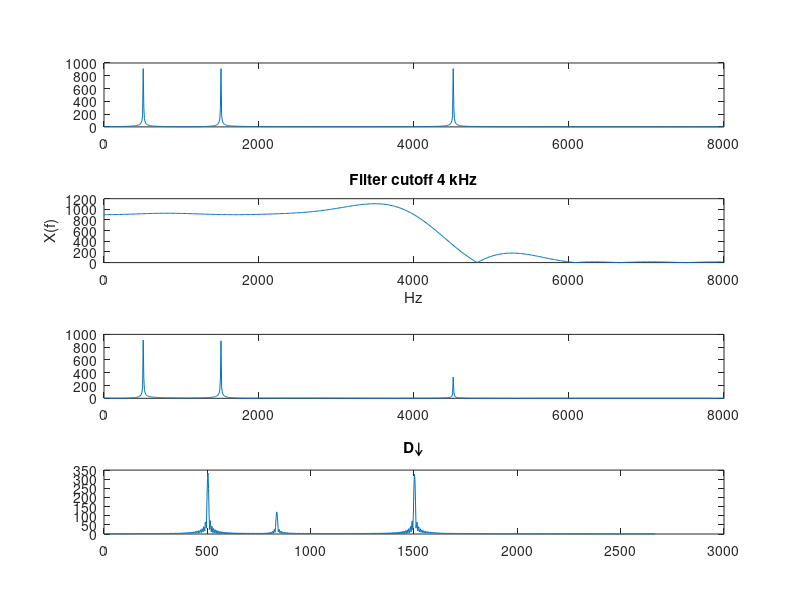
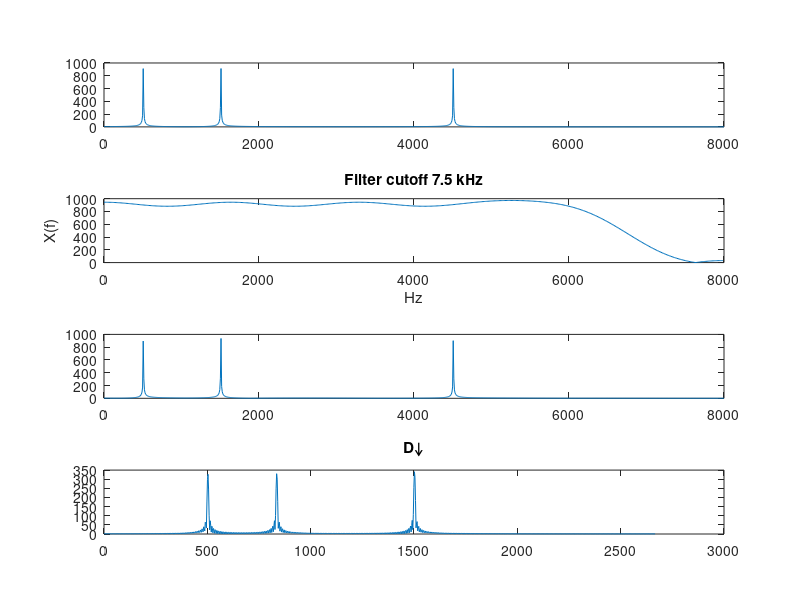

The MATLAB script that drew these images, in order:
clear all
close all
clc
clf

fs = 16000; %Sampling frequency

% Frequencies of x
f1 = 500;
f2 = 1500;
f3 = 4500;

% Create the signal.
n= 0:2023;
x = cos(2*pi*f1/fs.*n) + cos(2*pi*f2/fs.*n) + cos(2*pi*f3/fs.*n);

% Frequency amplitude spectrum.
N = 2024; 
fftX = abs(fftshift(fft(x, N)));
F = [0:N/2]*(fs)/N;

% Filter 1 spec: LPF fc=4kHz order: 20 Filter 2 spec: LPF fc=7.5kHz order: 20.
n = 20;
fc1 = 4000;
fc2 = 7500;
scaledfc1 = fc1/(fs/2);
scaledfc2 = fc2/(fs/2);


f1 = [0 0.3 scaledfc1 0.6 0.75 1];
a1 = [1.0 1.0 1.0 0.0 0.0 0];
b1 = firpm(n,f1,a1);
[h1,w1] = freqz(b1,1,512,fs);

f2 = [0 0.6 0.75 scaledfc2 0.99 1];
a2 = [1.0 1.0 1.0 0.0 0.0 0.0];
b2 = firpm(n,f2,a2);
[h2,w2] = freqz(b2,1,512,fs);


figure(1)
subplot(4,1,1)
plot(F,fftX([N/2:end]))
subplot(4,1,2)
plot(w1,abs(h1)*max(fftX))
xlabel('Hz')
ylabel('X(f)')
title('Filter cutoff 4 kHz')


x11 = filter(b1,1,x);
fftX11 = abs(fftshift(fft(x11, N)));
subplot(4,1,3)
plot(F,fftX11([N/2:end]))

subplot(4,1,4)
x11down = x11(1:3:end);
fsnew = fs/3;
Fnew = [0:N/2]*(fsnew)/N;
fftX11down = abs(fftshift(fft(x11down, N)));
plot(Fnew,fftX11down([N/2:end]))
title('D↓')


figure(2)
subplot(4,1,1)
plot(F,fftX([N/2:end]))
subplot(4,1,2)
plot(w2,abs(h2)*max(fftX))
xlabel('Hz')
ylabel('X(f)')
title('Filter cutoff 7.5 kHz')

subplot(4,1,3)
x12 = filter(b2,1,x);
fftX12 = abs(fftshift(fft(x12, N)));
plot(F,fftX12([N/2:end]))

subplot(4,1,4)
x12down = x12(1:3:end);
fftX12down = abs(fftshift(fft(x12down, N)));
plot(Fnew,fftX12down([N/2:end]))
title('D↓')